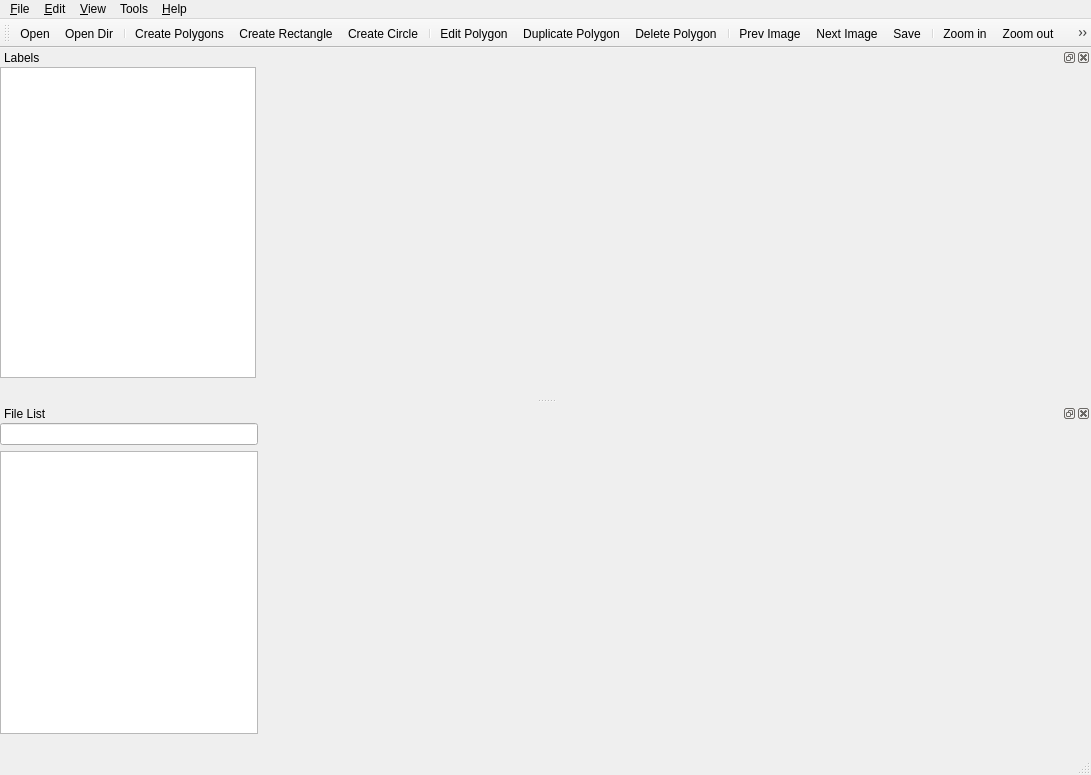
<?xml version="1.0" encoding="UTF-8"?>
<ui version="4.0">
 <class>MainWindow</class>
 <widget class="QMainWindow" name="MainWindow">
  <property name="geometry">
   <rect>
    <x>0</x>
    <y>0</y>
    <width>1091</width>
    <height>775</height>
   </rect>
  </property>
  <property name="windowTitle">
   <string>Label-it</string>
  </property>
  <property name="windowIcon">
   <iconset>
    <normalon>:/svg/qt.svg</normalon>
   </iconset>
  </property>
  <property name="styleSheet">
   <string notr="true"/>
  </property>
  <widget class="QScrollArea" name="centralwidget">
   <property name="verticalScrollBarPolicy">
    <enum>Qt::ScrollBarAlwaysOn</enum>
   </property>
   <property name="horizontalScrollBarPolicy">
    <enum>Qt::ScrollBarAlwaysOn</enum>
   </property>
   <property name="widgetResizable">
    <bool>true</bool>
   </property>
   <widget class="Canvas" name="canvas">
    <property name="geometry">
     <rect>
      <x>0</x>
      <y>0</y>
      <width>973</width>
      <height>661</height>
     </rect>
    </property>
    <property name="sizePolicy">
     <sizepolicy hsizetype="Expanding" vsizetype="Expanding">
      <horstretch>0</horstretch>
      <verstretch>0</verstretch>
     </sizepolicy>
    </property>
   </widget>
  </widget>
  <widget class="QMenuBar" name="menubar">
   <property name="geometry">
    <rect>
     <x>0</x>
     <y>0</y>
     <width>1091</width>
     <height>26</height>
    </rect>
   </property>
   <widget class="QMenu" name="menuFile">
    <property name="title">
     <string>&amp;File</string>
    </property>
    <addaction name="actionOpen"/>
    <addaction name="actionOpen_Dir"/>
    <addaction name="actionOpen_Recent"/>
    <addaction name="separator"/>
    <addaction name="actionNext_Image"/>
    <addaction name="actionPrev_Image"/>
    <addaction name="separator"/>
    <addaction name="actionSave"/>
    <addaction name="actionSave_as"/>
    <addaction name="actionClose"/>
    <addaction name="separator"/>
    <addaction name="actionQuit"/>
   </widget>
   <widget class="QMenu" name="menuEdit">
    <property name="title">
     <string>&amp;Edit</string>
    </property>
    <addaction name="actionCreate_Polygons"/>
    <addaction name="actionCreate_Rectangle"/>
    <addaction name="actionCreate_Circle"/>
    <addaction name="actionDuplicate_Polygon"/>
    <addaction name="actionEdit_Polygon"/>
    <addaction name="actionDelete_Polygon"/>
    <addaction name="separator"/>
    <addaction name="actionUndo"/>
    <addaction name="actionRedo"/>
   </widget>
   <widget class="QMenu" name="menuView">
    <property name="title">
     <string>&amp;View</string>
    </property>
    <addaction name="actionLabel_List"/>
    <addaction name="actionFill_List"/>
    <addaction name="separator"/>
    <addaction name="actionHide_Polygons"/>
    <addaction name="actionView_Polygons"/>
    <addaction name="separator"/>
    <addaction name="actionZoom_in"/>
    <addaction name="actionZoom_out"/>
    <addaction name="separator"/>
    <addaction name="actionFit_Window"/>
    <addaction name="actionFit_Width"/>
   </widget>
   <widget class="QMenu" name="menuHelp">
    <property name="title">
     <string>&amp;Help</string>
    </property>
    <addaction name="actionAbout"/>
   </widget>
   <widget class="QMenu" name="menuSettings">
    <property name="title">
     <string>Tools</string>
    </property>
    <addaction name="actionconvert_to_dataset"/>
   </widget>
   <addaction name="menuFile"/>
   <addaction name="menuEdit"/>
   <addaction name="menuView"/>
   <addaction name="menuSettings"/>
   <addaction name="menuHelp"/>
  </widget>
  <widget class="QStatusBar" name="statusbar"/>
  <widget class="QToolBar" name="toolBar">
   <property name="windowTitle">
    <string>toolBar</string>
   </property>
   <attribute name="toolBarArea">
    <enum>TopToolBarArea</enum>
   </attribute>
   <attribute name="toolBarBreak">
    <bool>false</bool>
   </attribute>
   <addaction name="actionOpen"/>
   <addaction name="actionOpen_Dir"/>
   <addaction name="separator"/>
   <addaction name="actionCreate_Polygons"/>
   <addaction name="actionCreate_Rectangle"/>
   <addaction name="actionCreate_Circle"/>
   <addaction name="separator"/>
   <addaction name="actionEdit_Polygon"/>
   <addaction name="actionDuplicate_Polygon"/>
   <addaction name="actionDelete_Polygon"/>
   <addaction name="separator"/>
   <addaction name="actionPrev_Image"/>
   <addaction name="actionNext_Image"/>
   <addaction name="actionSave"/>
   <addaction name="separator"/>
   <addaction name="actionZoom_in"/>
   <addaction name="actionZoom_out"/>
   <addaction name="actionFit_Window"/>
   <addaction name="actionFit_Width"/>
  </widget>
  <widget class="QDockWidget" name="dock_label_list">
   <property name="sizePolicy">
    <sizepolicy hsizetype="Preferred" vsizetype="Preferred">
     <horstretch>0</horstretch>
     <verstretch>0</verstretch>
    </sizepolicy>
   </property>
   <property name="windowTitle">
    <string>Labels</string>
   </property>
   <attribute name="dockWidgetArea">
    <number>2</number>
   </attribute>
   <widget class="QWidget" name="dockWidgetContents_4">
    <widget class="QListWidget" name="listWidget_labels">
     <property name="geometry">
      <rect>
       <x>0</x>
       <y>0</y>
       <width>256</width>
       <height>311</height>
      </rect>
     </property>
    </widget>
   </widget>
  </widget>
  <widget class="QDockWidget" name="dock_file_list">
   <property name="sizePolicy">
    <sizepolicy hsizetype="Preferred" vsizetype="Preferred">
     <horstretch>0</horstretch>
     <verstretch>0</verstretch>
    </sizepolicy>
   </property>
   <property name="windowTitle">
    <string>File List</string>
   </property>
   <attribute name="dockWidgetArea">
    <number>2</number>
   </attribute>
   <widget class="QWidget" name="dockWidgetContents_2">
    <widget class="QWidget" name="layoutWidget">
     <property name="geometry">
      <rect>
       <x>0</x>
       <y>0</y>
       <width>258</width>
       <height>311</height>
      </rect>
     </property>
     <layout class="QVBoxLayout" name="verticalLayout">
      <property name="sizeConstraint">
       <enum>QLayout::SetMaximumSize</enum>
      </property>
      <item>
       <widget class="QLineEdit" name="lineEdit_filename">
        <property name="text">
         <string/>
        </property>
       </widget>
      </item>
      <item>
       <widget class="QListWidget" name="listWidget_files"/>
      </item>
     </layout>
    </widget>
   </widget>
  </widget>
  <action name="actionOpen">
   <property name="icon">
    <iconset>
     <normalon>:/svg/open.svg</normalon>
    </iconset>
   </property>
   <property name="text">
    <string>&amp;Open</string>
   </property>
   <property name="shortcut">
    <string>Ctrl+O</string>
   </property>
  </action>
  <action name="actionNext_Image">
   <property name="icon">
    <iconset>
     <normalon>:/svg/next.svg</normalon>
    </iconset>
   </property>
   <property name="text">
    <string>&amp;Next Image</string>
   </property>
   <property name="shortcut">
    <string>D</string>
   </property>
  </action>
  <action name="actionPrev_Image">
   <property name="icon">
    <iconset>
     <normalon>:/svg/previous.svg</normalon>
    </iconset>
   </property>
   <property name="text">
    <string>&amp;Prev Image</string>
   </property>
   <property name="shortcut">
    <string>A</string>
   </property>
  </action>
  <action name="actionOpen_Dir">
   <property name="icon">
    <iconset>
     <normalon>:/svg/dir.svg</normalon>
    </iconset>
   </property>
   <property name="text">
    <string>Open Dir</string>
   </property>
   <property name="shortcut">
    <string>Ctrl+U</string>
   </property>
  </action>
  <action name="actionOpen_Recent">
   <property name="enabled">
    <bool>false</bool>
   </property>
   <property name="text">
    <string>Open Recent</string>
   </property>
  </action>
  <action name="actionSave">
   <property name="icon">
    <iconset>
     <normalon>:/svg/save.svg</normalon>
    </iconset>
   </property>
   <property name="text">
    <string>&amp;Save</string>
   </property>
   <property name="shortcut">
    <string>Ctrl+S</string>
   </property>
  </action>
  <action name="actionSave_as">
   <property name="text">
    <string>Save As</string>
   </property>
   <property name="shortcut">
    <string>Ctrl+Shift+S</string>
   </property>
  </action>
  <action name="actionClose">
   <property name="text">
    <string>&amp;Close</string>
   </property>
   <property name="shortcut">
    <string>Ctrl+F4</string>
   </property>
  </action>
  <action name="actionQuit">
   <property name="text">
    <string>&amp;Quit</string>
   </property>
   <property name="shortcut">
    <string>Ctrl+Q</string>
   </property>
  </action>
  <action name="actionCreate_Polygons">
   <property name="icon">
    <iconset>
     <normalon>:/svg/polygon.svg</normalon>
    </iconset>
   </property>
   <property name="text">
    <string>Create Polygons</string>
   </property>
   <property name="shortcut">
    <string>Ctrl+N</string>
   </property>
  </action>
  <action name="actionCreate_Rectangle">
   <property name="icon">
    <iconset>
     <normalon>:/svg/square_four_angle_point.svg</normalon>
    </iconset>
   </property>
   <property name="text">
    <string>Create Rectangle</string>
   </property>
   <property name="shortcut">
    <string>Ctrl+R</string>
   </property>
  </action>
  <action name="actionCreate_Circle">
   <property name="icon">
    <iconset>
     <normalon>:/svg/circle.svg</normalon>
    </iconset>
   </property>
   <property name="text">
    <string>Create Circle</string>
   </property>
  </action>
  <action name="actionEdit_Polygon">
   <property name="icon">
    <iconset>
     <normalon>:/svg/change.svg</normalon>
    </iconset>
   </property>
   <property name="text">
    <string>Edit Polygon</string>
   </property>
   <property name="toolTip">
    <string>Edit Polygon</string>
   </property>
  </action>
  <action name="actionDelete_Polygon">
   <property name="icon">
    <iconset>
     <normalon>:/svg/trash.svg</normalon>
    </iconset>
   </property>
   <property name="text">
    <string>Delete Polygon</string>
   </property>
  </action>
  <action name="actionUndo">
   <property name="enabled">
    <bool>false</bool>
   </property>
   <property name="text">
    <string>&amp;Undo</string>
   </property>
  </action>
  <action name="actionLabel_List">
   <property name="checkable">
    <bool>true</bool>
   </property>
   <property name="checked">
    <bool>true</bool>
   </property>
   <property name="text">
    <string>Label List</string>
   </property>
  </action>
  <action name="actionFill_List">
   <property name="checkable">
    <bool>true</bool>
   </property>
   <property name="checked">
    <bool>true</bool>
   </property>
   <property name="text">
    <string>Fill List</string>
   </property>
  </action>
  <action name="actionHide_Polygons">
   <property name="enabled">
    <bool>false</bool>
   </property>
   <property name="text">
    <string>Hide Polygons</string>
   </property>
  </action>
  <action name="actionView_Polygons">
   <property name="enabled">
    <bool>false</bool>
   </property>
   <property name="text">
    <string>Show Polygons</string>
   </property>
  </action>
  <action name="actionZoom_in">
   <property name="icon">
    <iconset resource="../img/img.qrc">
     <normaloff>:/svg/zoom-in.svg</normaloff>:/svg/zoom-in.svg</iconset>
   </property>
   <property name="text">
    <string>Zoom in</string>
   </property>
   <property name="shortcut">
    <string>=, +</string>
   </property>
  </action>
  <action name="actionZoom_out">
   <property name="icon">
    <iconset resource="../img/img.qrc">
     <normaloff>:/svg/zoom-out.svg</normaloff>:/svg/zoom-out.svg</iconset>
   </property>
   <property name="text">
    <string>Zoom out</string>
   </property>
   <property name="shortcut">
    <string>-, _</string>
   </property>
  </action>
  <action name="actionFit_Window">
   <property name="checkable">
    <bool>true</bool>
   </property>
   <property name="checked">
    <bool>true</bool>
   </property>
   <property name="icon">
    <iconset resource="../img/img.qrc">
     <normaloff>:/svg/zoomReset.svg</normaloff>:/svg/zoomReset.svg</iconset>
   </property>
   <property name="text">
    <string>Fit Window</string>
   </property>
   <property name="shortcut">
    <string>Ctrl+F</string>
   </property>
  </action>
  <action name="actionFit_Width">
   <property name="checkable">
    <bool>true</bool>
   </property>
   <property name="icon">
    <iconset resource="../img/img.qrc">
     <normaloff>:/svg/fit-width.svg</normaloff>:/svg/fit-width.svg</iconset>
   </property>
   <property name="text">
    <string>Fit Width</string>
   </property>
   <property name="shortcut">
    <string>Ctrl+Shift+F</string>
   </property>
  </action>
  <action name="actionDuplicate_Polygon">
   <property name="icon">
    <iconset>
     <normalon>:/svg/copy.svg</normalon>
    </iconset>
   </property>
   <property name="text">
    <string>Duplicate Polygon</string>
   </property>
  </action>
  <action name="actionAbout">
   <property name="icon">
    <iconset>
     <normalon>:/svg/mummy.svg</normalon>
    </iconset>
   </property>
   <property name="text">
    <string>About</string>
   </property>
  </action>
  <action name="actionRedo">
   <property name="enabled">
    <bool>false</bool>
   </property>
   <property name="text">
    <string>Redo</string>
   </property>
  </action>
  <action name="actionconvert_to_dataset">
   <property name="text">
    <string>convert to dataset</string>
   </property>
   <property name="toolTip">
    <string>convert to dataset</string>
   </property>
  </action>
 </widget>
 <customwidgets>
  <customwidget>
   <class>Canvas</class>
   <extends>QWidget</extends>
   <header>canvas.h</header>
   <container>1</container>
   <slots>
    <signal>zoomRequest(int)</signal>
    <signal>scrollRequest(int,int)</signal>
    <signal>newShape(bool)</signal>
    <signal>selectionChanged(bool)</signal>
    <signal>shapeMoved()</signal>
    <signal>drawingPolygon(bool)</signal>
    <signal>hideRRect(bool)</signal>
    <signal>hideNRect(bool)</signal>
    <signal>status(str)</signal>
    <signal>cancelDraw()</signal>
    <signal>toggleEdit(bool)</signal>
   </slots>
  </customwidget>
 </customwidgets>
 <resources>
  <include location="../img/img.qrc"/>
 </resources>
 <connections/>
</ui>
